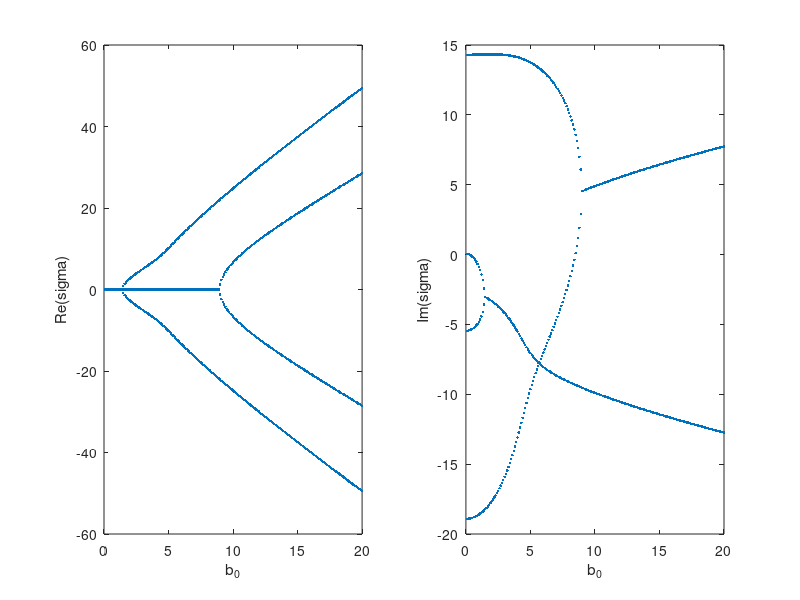

Reproduce this figure in MATLAB.
clc;
clear;

% const
H0 = 3;
mu = 2;
ro = 3;

%vars
alpha = 2;
k = 5;
g = 4;
b0 = 2;
R_m = 5;

var1 = 0.1:0.1:20;
%vars-end

sigmaSize = length(var1);

sigma1 = zeros(1,sigmaSize);
sigma2 = zeros(1,sigmaSize);
sigma3 = zeros(1,sigmaSize);
sigma4 = zeros(1,sigmaSize);

count = 0;
for i=1:sigmaSize
    %coefficients
    b0 = var1(i);
    
    A = 1;
    B = 1j*((2*k^2)/(R_m));
    C = (g*H0*k^2) - (alpha^2) - 2*(b0^2*k^2)/(mu*ro) - (2*k^4)/(R_m^2);
    D = 1j*((g*H0*k^4 - 2*(alpha^2)*(k^2))/(R_m) + (2*(b0^2)*(k^4))/(mu*ro*R_m));
    E = ((alpha^2)*(k^4))/(R_m^2) - (g*H0*(b0^2)*(k^4))/(mu*ro) + (b0*k)^4/(mu*ro)^2;

    b_div_a = B/A;
    c_div_a = C/A;
    d_div_a = D/A;

    b_div_a_sqr = b_div_a^2;
    b_div_a_cube = b_div_a^3;

    P = c_div_a - 3/8 * b_div_a_sqr;    
    Q = d_div_a + 1/8 * b_div_a_cube - 1/2 * (B * C)/(A^2);
    R = 16/256 * b_div_a_sqr * c_div_a - 64/256 * b_div_a * d_div_a - 3/256 * (b_div_a_sqr^2) + E/A;    

    % solving of cubic equation with coefs
    A_3 = 1;
    B_3 = P / 2;
    C_3 = (P^2 - 4 * R) / 16;
    D_3 = -(Q^2) / 64;

    sqr_a_3x = 3 * (A_3^2);    
    P_3 = C_3/A_3 - (B_3^2)/sqr_a_3x;
    Q_3 = 2/27 * (B_3/A_3)^3 - (C_3*B_3)/sqr_a_3x + D_3/A_3;

    if (abs(Q_3) >= 0.0001)
        P_3_1 = (P_3 / Q_3)^2 * P_3 / 27 + 1/4;
        sqrt_Q_3 = Q_3 * sqrt(P_3_1);
    else
        sqrt_Q_3 = (P_3 / 3)^(3/2);
    end;
    
    ALPHA = (-Q_3/2 + sqrt_Q_3)^(1/3);

    if (abs(ALPHA) < 0.0001)
        BETA = 0;
    else
        BETA = -P_3/(3 * ALPHA);
    end;
        
    tmp1 = (ALPHA - BETA)/2 * 1j * sqrt(3);
    tmp2 = (ALPHA + BETA)/2;
    substr_const = B_3/(3*A_3);

    roots3 = zeros(1, 3);
    
    roots3(1) = tmp2 * 2 - substr_const;
    roots3(2) = -tmp2 + tmp1 - substr_const;
    roots3(3) = -tmp2 - tmp1 - substr_const;

    %control
    %x = roots3(3);
    %eval = A_3*x.^3+B_3*x.^2+C_3*x+D_3;
    %wrong = find(abs(eval) > 0.0001)
    %if (not(isempty(wrong)))
    %    i
    %    roots(wrong)
    %end;
    % solving cubic equation end
    
    %if (abs(roots3(1)) < 0.001)
    %    roots3(1) = 0;
    %else
    %    roots3(1) = sqrt(roots3(1));
    %end;
    
    %if (abs(roots3(2)) < 0.001)
    %    roots3(2) = 0;
    %else
    %    roots3(2) = sqrt(roots3(2));
    %end;
    
    %if (abs(roots3(3)) < 0.001)
    %    roots3(3) = 0;
    %else
    %    roots3(3) = sqrt(roots3(3));
    %end;
    
    roots3 = sqrt(roots3);

    P = -B / (4 * A);
    Q = -Q / 8;
    
    if (abs(roots3(1) * roots3(2) * roots3(3) - Q) < 0.001)
        sigma1(i) = (roots3(1) + roots3(2) + roots3(3)) + P;
        sigma2(i) = (-roots3(1) - roots3(2) + roots3(3)) + P;
        sigma3(i) = (roots3(1) - roots3(2) - roots3(3)) + P;
        sigma4(i) = (-roots3(1) + roots3(2) - roots3(3)) + P;
    else
        sigma1(i) = (roots3(1) + roots3(2) - roots3(3)) + P;
        sigma2(i) = (-roots3(1) - roots3(2) - roots3(3)) + P;
        sigma3(i) = (roots3(1) - roots3(2) + roots3(3)) + P;
        sigma4(i) = (-roots3(1) + roots3(2) + roots3(3)) + P;
    end;
    
    %control
    x = sigma1(i);
    eval = abs(A*x.^4+B*x.^3+C*x.^2+D*x+E);
    if (abs(eval) > 0.0001)
        i
        eval
        count = count + 1;
    end;
    x = sigma2(i);
    eval = abs(A*x.^4+B*x.^3+C*x.^2+D*x+E);
    if (abs(eval) > 0.0001)
        i
        eval
        count = count + 1;
    end;
    x = sigma3(i);
    eval = abs(A*x.^4+B*x.^3+C*x.^2+D*x+E);
    if (abs(eval) > 0.0001)
        i
        eval
        count = count + 1;
    end;
    x = sigma4(i);
    eval = abs(A*x.^4+B*x.^3+C*x.^2+D*x+E);
    if (abs(eval) > 0.0001)
        i
        eval
        count = count + 1;
    end;
end;

%var1(127)
count

% smooth zeros functions
sum1 = sum(real(sigma1));
if (abs(sum1) < 10^-4)
    sigma1 = imag(sigma1).*1j;
end;
sum1 = sum(imag(sigma1));
if (abs(sum1) < 10^-4)
    sigma1 = real(sigma1);
end;
sum1 = sum(real(sigma2));
if (abs(sum1) < 10^-4)
    sigma2 = imag(sigma2).*1j;
end;
sum1 = sum(imag(sigma2));
if (abs(sum1) < 10^-4)
    sigma2 = real(sigma2);
end;
sum1 = sum(real(sigma3));
if (abs(sum1) < 10^-4)
    sigma3 = imag(sigma3).*1j;
end;
sum1 = sum(imag(sigma3));
if (abs(sum1) < 10^-4)
    sigma3 = real(sigma3);
end;
sum1 = sum(real(sigma4));
if (abs(sum1) < 10^-4)
    sigma4 = imag(sigma4).*1j;
end;
sum1 = sum(imag(sigma4));
if (abs(sum1) < 10^-4)
    sigma4 = real(sigma4);
end;

% sorting of decisions
sigma = [sigma1 sigma2 sigma3 sigma4];
var2 = [var1 var1 var1 var1];

sigma_table = zeros(length(var1), 5);
for i=1:length(var1)
    sigma_table(i,1) = var1(i);
    sigma_table(i,2) = sigma1(i);
    sigma_table(i,3) = sigma2(i);
    sigma_table(i,4) = sigma3(i);
    sigma_table(i,5) = sigma4(i);
end;

sigma_table
%

subplot(1,2,1)
plot(var2, real(sigma), '.');
xlabel('b_0');
ylabel('Re(sigma)');
subplot(1,2,2)
plot(var2, imag(sigma), '.');
xlabel('b_0');
ylabel('Im(sigma)');
